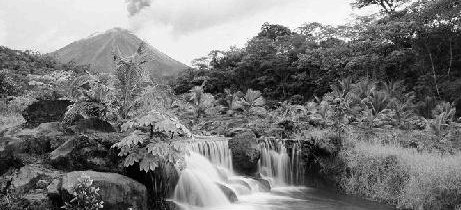
#> input picture IA/Programacion_IA/2_Trimestre/OpenCV/Color/imagenes/paisaje_foto.jpeg, 461 x 210 px, found by its file name
$ jupyter execute Paisaje.ipynb
#> lines starting #> are read from the running program, lines starting #| are printed output that depends on the picture
# **Juntar las dos imagenes y hacer que las letras estén en el fondo bonito**

[cell 1]
import pathlib
path=str(pathlib.Path().resolve().parent)+"/imagenes/"

[cell 2]
import cv2 as cv
from matplotlib import pyplot as plt

imgf = cv.imread(path+"paisaje_foto.jpeg")
#> imgf is the input picture: shape (210, 461, 3); min 0, max 255, mean 121.2
imgt = cv.imread(path+"paisaje_texto.jpeg")
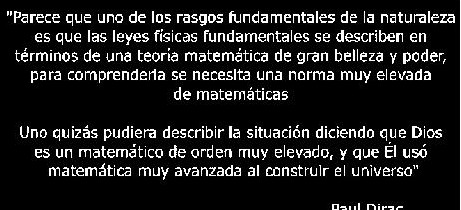
#> input picture IA/Programacion_IA/2_Trimestre/OpenCV/Color/imagenes/paisaje_texto.jpeg, 461 x 210 px, found by its file name
#> imgt is the input picture: shape (210, 461, 3); min 0, max 255, mean 32.5
fig,(ax1,ax2) = plt.subplots(1,2)
ax1.imshow(imgf)
ax2.imshow(imgt)
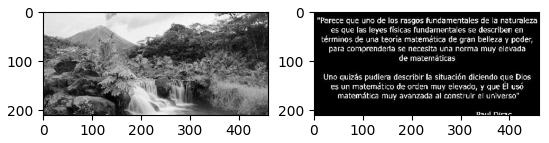
#> figure drawn by matplotlib, 2 panels

[cell 3]
dist = cv.resize(imgt,(int(imgt.shape[1]/1.25),int(imgt.shape[0]/1.25)),cv.INTER_CUBIC)
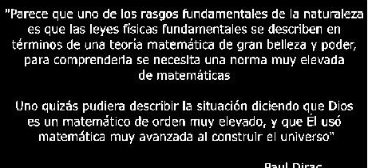
#> dist: shape (168, 368, 3); min 0, max 255, mean 32.6
fig,(ax1,ax2) = plt.subplots(1,2)
ax1.imshow(imgf)
ax2.imshow(dist)
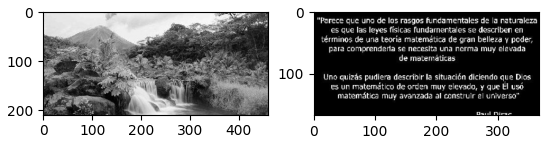
#> figure drawn by matplotlib, 2 panels

# **Juntar foto con texto**

[cell 4]
imgtotal = cv.bitwise_or(imgf,imgt)
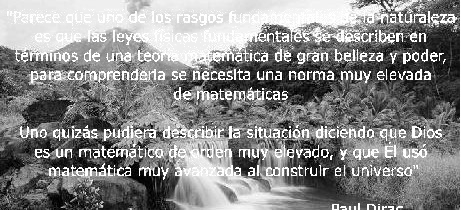
#> imgtotal: shape (210, 461, 3); min 0, max 255, mean 137.4
plt.imshow(imgtotal)

# **Rescatar imagen original**

[cell 5]
imgtotal2 = cv.bitwise_and(imgf,cv.bitwise_not(imgt))
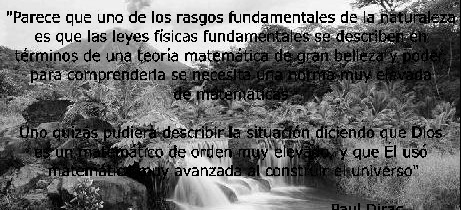
#> imgtotal2: shape (210, 461, 3); min 0, max 255, mean 104.9
plt.imshow(imgtotal2)

[cell 6]
imgtotal = cv.bitwise_or(imgf,(imgt))
plt.imshow(imgtotal)

[cell 7]
imgtotalDesenfocado = cv.GaussianBlur(src=imgtotal, ksize=(15,15), sigmaX=10, sigmaY=10 )
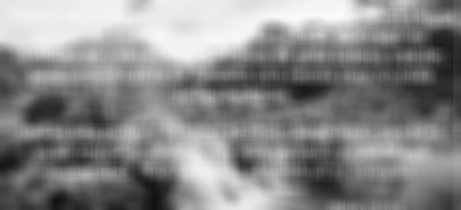
#> imgtotalDesenfocado: shape (210, 461, 3); min 18, max 250, mean 137.3
plt.imshow(imgtotalDesenfocado)

[cell 8]
#import numpy as np
#
mascara=cv.bitwise_and(imgtotalDesenfocado,imgt)
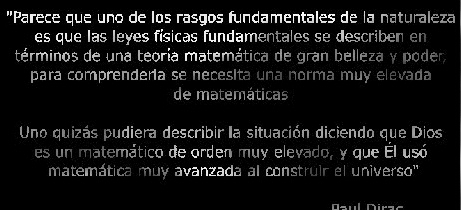
#> mascara: shape (210, 461, 3); min 0, max 250, mean 20.1
#mascara=cv.cvtColor(mascara,cv.COLOR_BGR2GRAY)
#
plt.imshow(mascara,cmap="gray")

# **EJERCICO DE TEXTO A IMAGEN CON SU DISTORSIÓN**

[cell 9]
# Tenemos la imagen con las letras
imgtotalBlanco = cv.bitwise_or(imgf,(imgt))
img = imgtotalBlanco

# Creamos cuantas vueltas hará
vueltas = 4
num_cols = vueltas
num_rows = num_cols // 2 if num_cols % 2 == 0 else num_cols // 2 + 1
fig, axes = plt.subplots(num_rows, 2, figsize=(10, num_rows*5),squeeze=False)

for i in range(vueltas):
    ax = axes[i // 2, i % 2]

    # Desenfocamos la imagen
    imgtotalDesenfocado = cv.GaussianBlur(src=img, ksize=(5,5), sigmaX=300, sigmaY=100 )

    # Y recogemos sus letras como máscara
    mascara=cv.bitwise_and(imgtotalDesenfocado,imgt)

    # Juntamos las imagenes como OR y repetimos
    img = cv.bitwise_or(imgtotal,mascara)
    ax.set_title(f"Ronda: {i+1}")
    ax.imshow(img)
#> this loop made 4 passes
#> pass 1, `imgtotalDesenfocado = cv.GaussianBlur(src=img, ksize=(5,5), sigmaX=300..`:
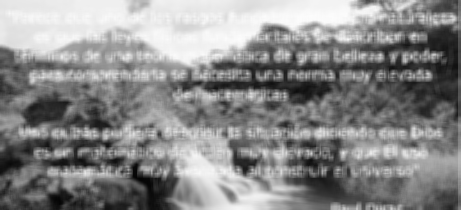
#> imgtotalDesenfocado: shape (210, 461, 3); min 4, max 252, mean 137.3
#> pass 1, `mascara=cv.bitwise_and(imgtotalDesenfocado,imgt)`:
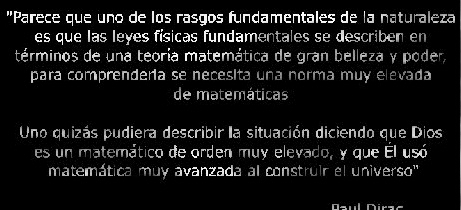
#> mascara: shape (210, 461, 3); min 0, max 252, mean 22.3
